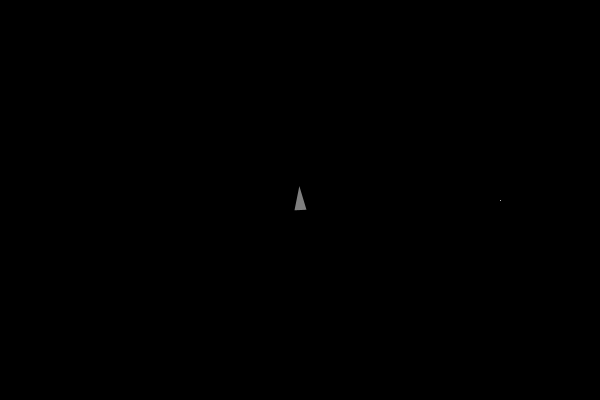
Frame 1 (no input)
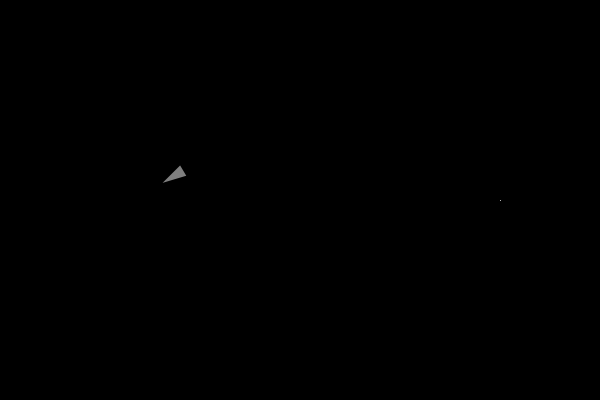
Frame 60 (the mouse pressed at the canvas centre just before this capture)
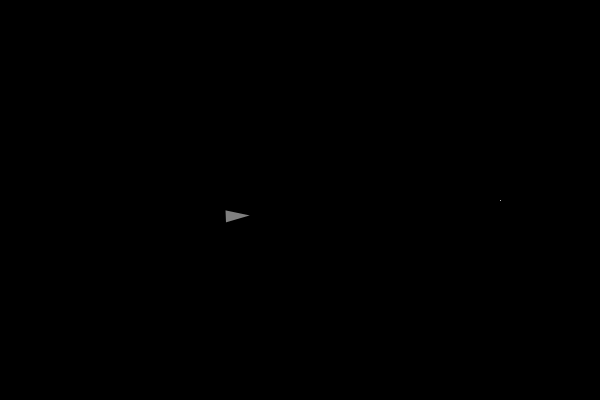
Frame 120 (the mouse held since frame 60 and released just before this capture)

The Processing sketch that drew these frames (run headless with seeded random() and noise(); from frame 60 on, the mouse is pressed at the canvas centre):

// Processing sketch: Simple_vehicle
// ── Simple_vehicle.pde

Vehicle v;

int x=25,y=200;
boolean dir;

void setup()  {
  size(600,400);
  v = new Vehicle(width/2,height/2);
  
}

void draw()  {
  background(0);
  fill(0);stroke(255);
  if(x>500)
    dir = false;
  if(x<100)
    dir=true;
  if(dir){
    x+=3;point(500,200);}
  else{
    x-=3;point(100,200);}
    
  PVector target= new PVector(x,y);
  
  v.seek(target);
  v.update();
  v.display();
  
}
// ── vehicle.pde
class Vehicle {
  PVector loc, vel, acc;
  float r, maxForce, maxSpeed; // maximum steering force and speed

  Vehicle(float x, float y) {
    acc = new PVector(0, 0);
    vel = new PVector(0, -2);
    loc = new PVector(x, y);
    r=6;
    maxSpeed = 5;
    maxForce = 0.1;
  }

  void update() {
    vel.add(acc);
    loc.add(vel);

    acc.mult(0);
  }

  void applyForce(PVector f) {
    acc.add(f);
  }

  void seek(PVector target) {
    // A vector pointing from the position to the target
    PVector desired = PVector.sub(target, loc);
    float d=desired.mag();

    if (d<100) {
      float m= map(d, 0, 50, 0, maxSpeed/2);
      desired.setMag(m);
    } else
      desired.setMag(maxSpeed);

    // Steering = Desired - velocity
    PVector steering = PVector.sub(desired, vel);
    steering.limit(maxForce);

    applyForce(steering);
  }

  void display() {

    float dir = vel.heading2D() + PI/2;
    fill(127);
    noStroke();
    pushMatrix();
    translate(loc.x, loc.y);
    rotate(dir);
    beginShape();
    vertex(0,-2*r);
    vertex(-r,2*r);
    vertex(r,2*r);
    endShape();
    popMatrix();
  }
}
